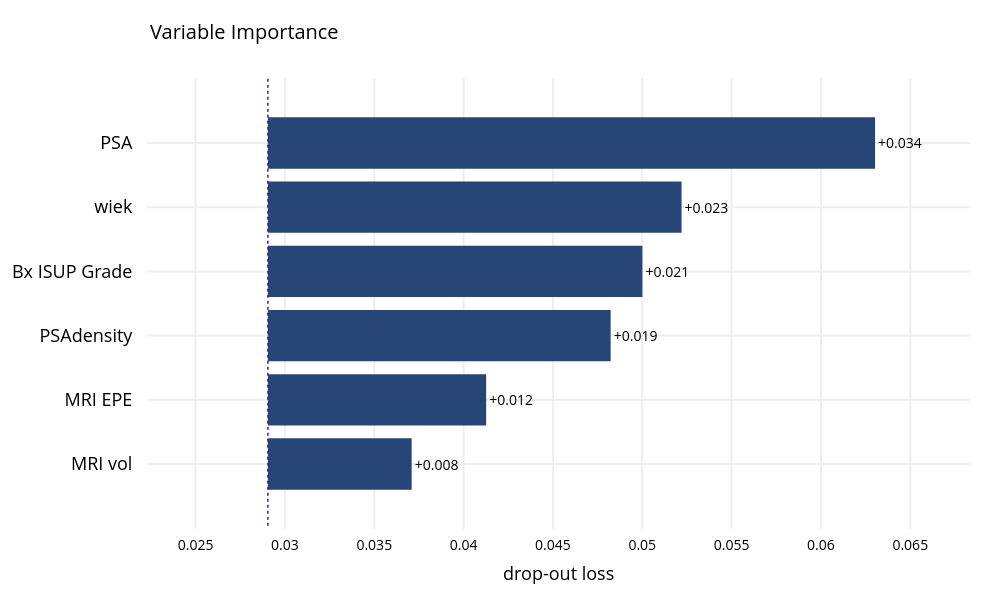

The code cell stored with this chart in its notebook:
### Markdown cell above
## Plain XGBoost

### Code cell
untrained_model = XGBClassifier(random_state=42)

res = train_and_evaluate_model(untrained_model, X, y, numerical_cols, categorical_cols, n_folds=5)

brier = brier_score_loss(res.y_true, res.y_pred_probs)
print(f"Brier score: {brier:.4f}")
plot_roc(res.fp_rate, res.tp_rate, res.roc_auc, fig_width=800)
plot_confusion_matrix(res.y_true, res.y_pred)
plot_feature_importance(res.pipeline, X, y, title='Feature Importance for Nodal Involvement Prediction')
plot_discrimination_threshold(res.pipeline, X, y, is_fitted=True)

### Figure 1 — Plotly figure (JSON) as saved in the notebook; plotly's stock layout.template omitted (floating-point values rounded to 4 significant figures)
{"data": [{"base": 0.02905, "hoverinfo": "text", "hoverlabel": {"bgcolor": "rgba(0,0,0,0.8)"}, "hovertext": ["Model: XGBClassifier loss after<br>variable: PSA is permuted: 0.063<br>Drop-out loss change: +0.034", "Model: XGBClassifier loss after<br>variable: wiek is permuted: 0.052<br>Drop-out loss change: +0.023", "Model: XGBClassifier loss after<br>variable: Bx ISUP Grade is permuted: 0.05<br>Drop-out loss change: +0.021", "Model: XGBClassifier loss after<br>variable: PSAdensity is permuted: 0.048<br>Drop-out loss change: +0.019", "Model: XGBClassifier loss after<br>variable: MRI EPE is permuted: 0.041<br>Drop-out loss change: +0.012", "Model: XGBClassifier loss after<br>variable: MRI vol is permuted: 0.037<br>Drop-out loss change: +0.008"], "marker": {"color": "#284577"}, "orientation": "h", "showlegend": false, "text": ["+0.034", "+0.023", "+0.021", "+0.019", "+0.012", "+0.008"], "textposition": "outside", "type": "bar", "x": [0.03398, 0.02315, 0.02096, 0.01918, 0.01222, 0.008046], "xaxis": "x", "y": ["PSA", "wiek", "Bx ISUP Grade", "PSAdensity", "MRI EPE", "MRI vol"], "yaxis": "y"}], "layout": {"annotations": [{"font": {"size": 18}, "showarrow": false, "text": "", "x": 0.5, "xanchor": "center", "xref": "paper", "y": 1, "yanchor": "bottom", "yref": "paper"}, {"font": {"size": 18}, "showarrow": false, "text": "drop-out loss", "x": 0.5, "xanchor": "center", "xref": "paper", "y": 0, "yanchor": "top", "yref": "paper", "yshift": -30}], "font": {"color": "black", "size": 14}, "height": 600, "margin": {"b": 71, "r": 30, "t": 78}, "shapes": [{"line": {"color": "#371ea3", "dash": "dot", "width": 1.5}, "type": "line", "x0": 0.02905, "x1": 0.02905, "xref": "x", "y0": -1, "y1": 6, "yref": "y"}], "title": {"text": "Variable Importance", "x": 0.15}, "width": 1000, "xaxis": {"anchor": "y", "automargin": true, "domain": [0, 1], "fixedrange": true, "gridwidth": 2, "range": [0.02228, 0.06834], "tickcolor": "white", "ticklen": 3, "ticks": "outside", "type": "linear", "zeroline": false}, "yaxis": {"anchor": "x", "automargin": true, "autorange": "reversed", "domain": [0, 1], "fixedrange": true, "gridwidth": 2, "tickcolor": "white", "tickfont": {"size": 18}, "ticklen": 10, "ticks": "outside", "type": "category"}}}
